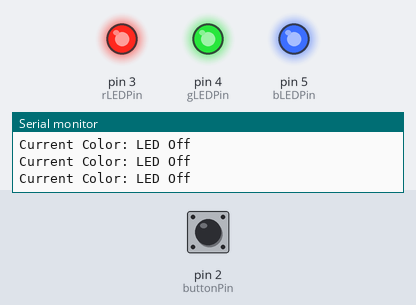
Simulated run of this sketch. Board: Arduino Uno, built with avr-gcc and run on an emulated ATmega328P. Parts: output pins drawn as LEDs (lit = HIGH), the last lines printed to the serial monitor. The test bench sets the inputs (shaded band); at power-on: pin 2 (buttonPin) LOW.

Above: at 1.2 s.
1.3 s: pin 2 (buttonPin) pulled HIGH for 0.15 s
At 2.1 s:
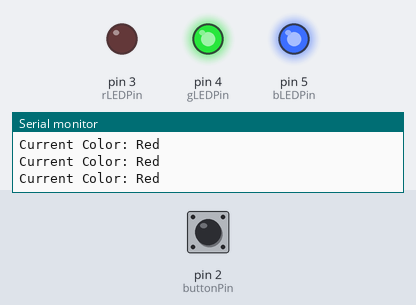
2.9 s: pin 2 (buttonPin) pulled HIGH for 1 s
At 3.3 s:
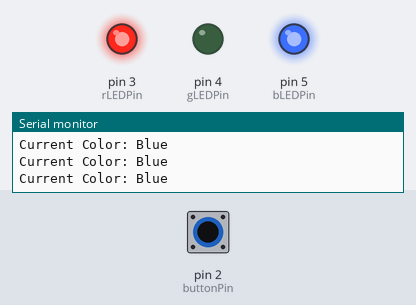
5.4 s: pin 2 (buttonPin) pulled HIGH for 0.15 s
At 6.6 s:
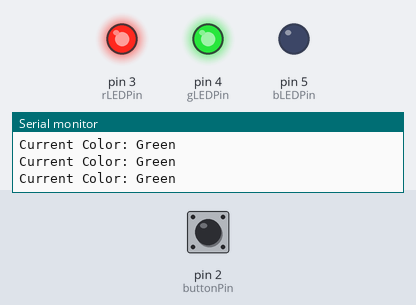
7.0 s: pin 2 (buttonPin) pulled HIGH for 3.2 s
At 8.2 s:
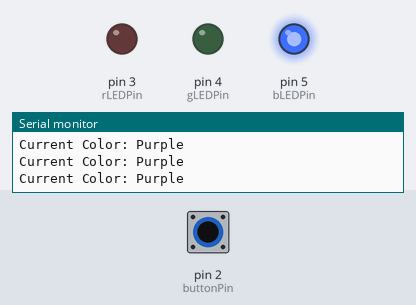
11.7 s: pin 2 (buttonPin) pulled HIGH for 0.15 s
At 12.5 s:
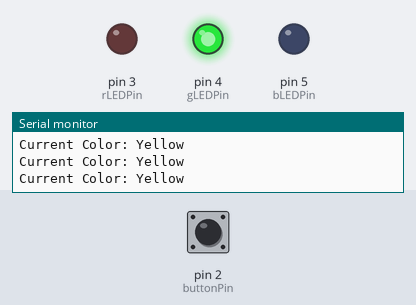
13.3 s: pin 2 (buttonPin) pulled HIGH for 1 s
At 13.8 s:
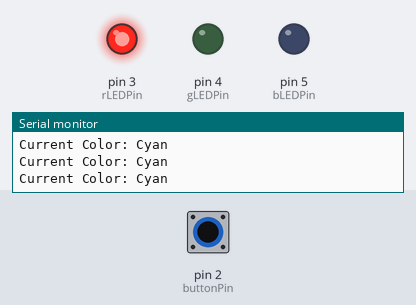
Timing chart, 0 to 16.3 s (numbered marks = the images above; inputs shaded):
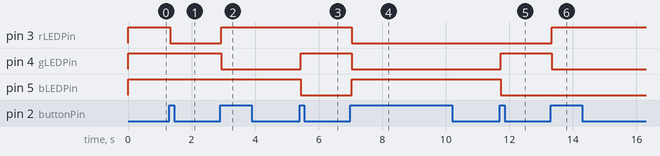

Measured:
- after the input at 1.3 s, pin 3 (rLEDPin): HIGH → LOW at once
- after the input at 2.9 s, pin 3 (rLEDPin): LOW → HIGH at once; pin 4 (gLEDPin): HIGH → LOW at once
- after the input at 5.4 s, pin 4 (gLEDPin): LOW → HIGH at once; pin 5 (bLEDPin): HIGH → LOW at once
- after the input at 7.0 s, pin 3 (rLEDPin), pin 4 (gLEDPin): HIGH → LOW at once; pin 5 (bLEDPin): LOW → HIGH at once
- after the input at 11.7 s, pin 4 (gLEDPin): LOW → HIGH at once; pin 5 (bLEDPin): HIGH → LOW at once
- after the input at 13.3 s, pin 3 (rLEDPin): LOW → HIGH at once; pin 4 (gLEDPin): HIGH → LOW at once

The sketch:

1001_practice6.ino
```cpp
const int buttonPin = 2;
const int rLEDPin = 3;
const int gLEDPin = 4;
const int bLEDPin = 5;

int buttonState = 0;
int ledcolor = 0;

bool ButtonPressed = false;
String currentcolor="led" ;

// the setup function runs once when you press reset or power the board
void setup() {
  // initialize digital pin LED_BUILTIN as an output.
  pinMode(rLEDPin, OUTPUT);
  pinMode(gLEDPin, OUTPUT);
  pinMode(bLEDPin, OUTPUT);
  pinMode(buttonPin, INPUT);
  Serial.begin(9600);
}

// the loop function runs over and over again forever
void loop() {

  buttonState = digitalRead(buttonPin);
  Serial.print("Current Color: ");
  Serial.println(currentcolor);

  if(buttonState == HIGH && !ButtonPressed) {
  ledcolor = ledcolor + 1;
  ButtonPressed = true;
  }
  if(buttonState == LOW && ButtonPressed){
  ButtonPressed = false;
  }


  if (ledcolor == 0){
  currentcolor="LED Off";
  digitalWrite(rLEDPin, HIGH);  // turn the LED on (HIGH is the voltage level)
  digitalWrite(gLEDPin, HIGH);  // turn the LED on (HIGH is the voltage level)
  digitalWrite(bLEDPin, HIGH);
  }

  else if (ledcolor == 1){
  currentcolor="Red";
  digitalWrite(rLEDPin, LOW);  // turn the LED on (HIGH is the voltage level)
  digitalWrite(gLEDPin, HIGH);  // turn the LED on (HIGH is the voltage level)
  digitalWrite(bLEDPin, HIGH);
  }

  else if (ledcolor == 2){
  currentcolor="Blue";
  digitalWrite(rLEDPin, HIGH);  // turn the LED on (HIGH is the voltage level)
  digitalWrite(gLEDPin, LOW);  // turn the LED on (HIGH is the voltage level)
  digitalWrite(bLEDPin, HIGH);
  }

  else if (ledcolor == 3){
  currentcolor="Green";
  digitalWrite(rLEDPin, HIGH);  // turn the LED on (HIGH is the voltage level)
  digitalWrite(gLEDPin, HIGH);  // turn the LED on (HIGH is the voltage level)
  digitalWrite(bLEDPin, LOW);
  }

  else if (ledcolor == 4){
  currentcolor="Purple";
  digitalWrite(rLEDPin, LOW);  // turn the LED on (HIGH is the voltage level)
  digitalWrite(gLEDPin, LOW);  // turn the LED on (HIGH is the voltage level)
  digitalWrite(bLEDPin, HIGH);
  }

  else if (ledcolor == 5){
  currentcolor="Yellow";
  digitalWrite(rLEDPin, LOW);  // turn the LED on (HIGH is the voltage level)
  digitalWrite(gLEDPin, HIGH);  // turn the LED on (HIGH is the voltage level)
  digitalWrite(bLEDPin, LOW);
  }

  else if (ledcolor == 6){
  currentcolor="Cyan";
  digitalWrite(rLEDPin, HIGH);  // turn the LED on (HIGH is the voltage level)
  digitalWrite(gLEDPin, LOW);  // turn the LED on (HIGH is the voltage level)
  digitalWrite(bLEDPin, LOW);
  }

  else if (ledcolor == 7){
  currentcolor="White";
  digitalWrite(rLEDPin, LOW);  // turn the LED on (HIGH is the voltage level)
  digitalWrite(gLEDPin, LOW);  // turn the LED on (HIGH is the voltage level)
  digitalWrite(bLEDPin, LOW);
  }

  else if (ledcolor == 8){
    ledcolor = 0;
  }
}
```
